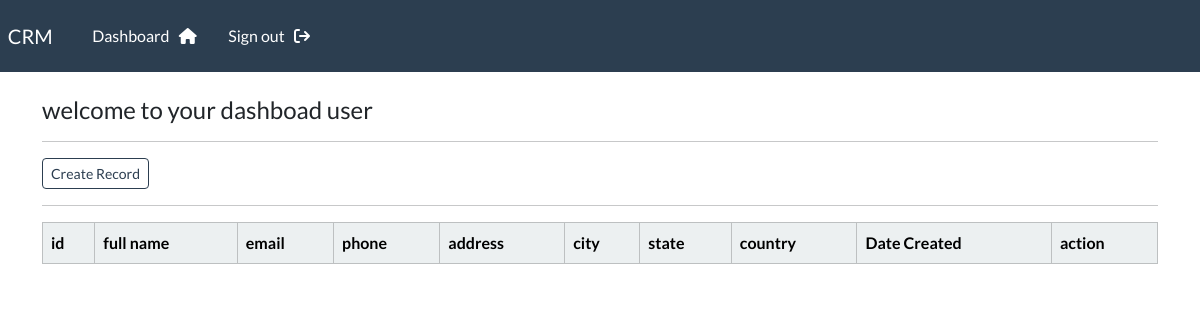
Page /dashboard/ (signed in) on the earlier database version.
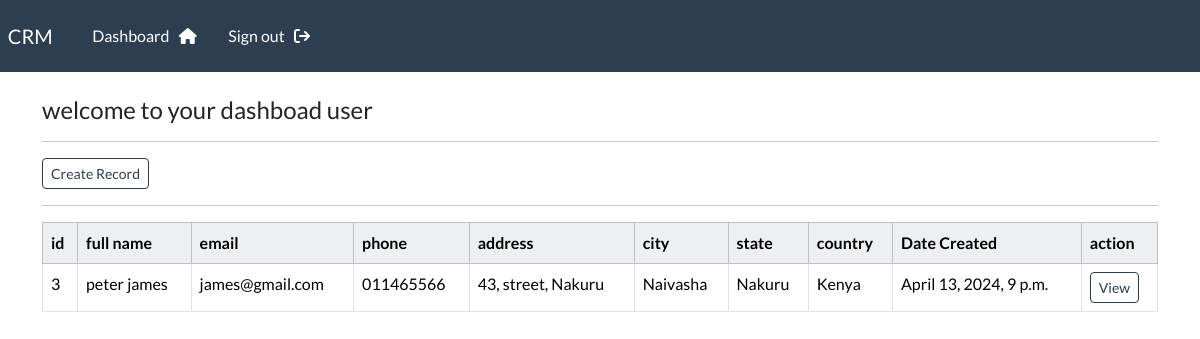
Same page on the later database version.
### webapp/models.py (models this page shows, shortened)
class Record(models.Model):
    creation_date = models.DateTimeField(auto_now_add=True)
    first_name = models.CharField(max_length=100)
    last_name = models.CharField(max_length=100)
    email = models.EmailField(max_length=100)
    phone = models.CharField(max_length=100)
    address = models.CharField(max_length=100)
    city = models.CharField(max_length=100)
    state = models.CharField(max_length=100)
    country = models.CharField(max_length=100)

### webapp/views.py (the view)
# urls.py: path('dashboard/', views.dashboard, name='dashboard'),
@login_required(login_url='my-login')
def dashboard(request):
    records = Record.objects.all()
    context = {'records': records}
    return render(request, 'webapp/dashboard.html', context)

### webapp/templates/webapp/dashboard.html
{% extends 'webapp/base.html' %}
{% block content %}
<h4>welcome to your dashboad {{user}}</h4><hr>
<a class="btn btn-outline-primary btn-sm" href="{% url 'create-record' %}">Create Record</a><br><hr>
<table class="table table-hover table-bordered">
    <thead class="table-light">
        <tr>
            <th scope="col">id</th>
            <th scope="col">full name</th>
            <th scope="col">email</th>
            <th scope="col">phone</th>
            <th scope="col">address</th>
            <th scope="col">city</th>
            <th scope="col">state</th>
            <th scope="col">country</th>
            <th scope="col">Date Created</th>
            <th scope="col">action</th>
        </tr>
    </thead>
    <tbody>
        {% if records %}
        {% for record in records %}
        <tr>
            <td>{{record.id}}</td>
            <td>{{record.first_name}} {{record.last_name}}</td>
            <td>{{record.email}}</td>
            <td>{{record.phone}}</td>
            <td>{{record.address}}</td>
            <td>{{record.city}}</td>
            <td>{{record.state}}</td>
            <td>{{record.country}}</td>
            <td>{{record.creation_date}}</td>
            <td>
                <a class="btn btn-outline-primary btn-sm" href="{% url 'record' record.id %}">View</a>
            </td>
        </tr>
        {% endfor %}
        {% endif %}
</table>
{% endblock %}

### webapp/templates/webapp/base.html (shortened to what this page needs)
{% load static %}
<!DOCTYPE html>
<html lang="en">
<head>
    <link rel="stylesheet" href="https://bootswatch.com/5/flatly/bootstrap.min.css">
    <link rel="stylesheet" href="https://cdnjs.cloudflare.com/ajax/libs/font-awesome/6.5.2/css/all.min.css">
    <link rel="stylesheet" href="{% static 'css/styles.css' %}">
</head>
<body>
    {% include 'webapp/navbar.html' %}
    <div class="container">
        <br>
        {% block content %}
        {% endblock %}
    </div>
</body>
</html>

### webapp/templates/webapp/navbar.html (shortened to what this page needs)
<nav class="navbar navbar-expand-lg navbar-dark bg-primary justify-content-center">
    <a class="navbar-brand main-heading" href="{% url '' %}">
      &nbsp; CRM
    </a>
      <div class="collapse navbar-collapse text-center" id="navbarNavDropdown">
        <ul class="navbar-nav mr-auto">
          {% if user.is_authenticated %}
            <li class="nav-item">
              <a class="nav-link" href="{% url 'dashboard' %}">Dashboard &nbsp; <i class="fa fa-home" aria-hidden="true"></i> </a>
            </li>
            <li class="nav-item">
              <a class="nav-link" href="{% url 'user-logout' %}">Sign out &nbsp; <i class="fa fa-sign-out" aria-hidden="true"></i> </a>
            </li>
        </ul>
        {% endif %}
      </div>
  </nav>

Differences in the rows shown:
added Record: id "3", first_name "peter", last_name "james", email "james@gmail.com", phone "011465566", address "43, street, Nakuru", city "Naivasha", state "Nakuru", country "Kenya", creation_date "April 13, 2024, 9 p.m."
